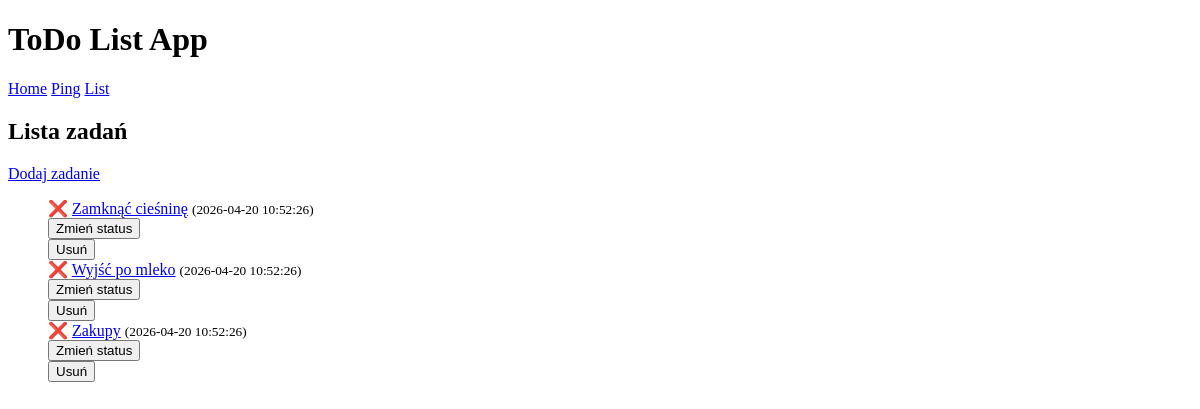
/list_tasks, run on an earlier commit of the app's database.
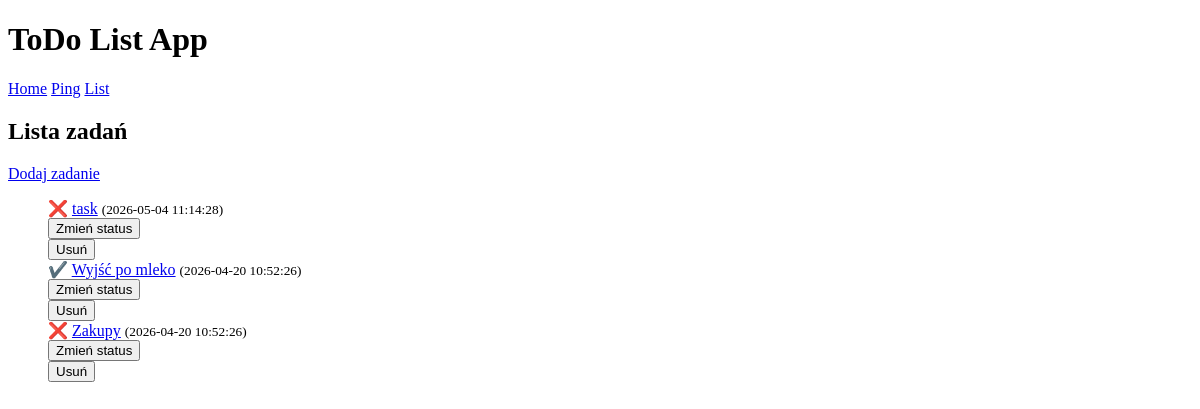
And on a later commit of the database.
### tables this page shows
CREATE TABLE tasks (
id INTEGER PRIMARY KEY AUTOINCREMENT,
title TEXT NOT NULL,
done INTEGER NOT NULL DEFAULT 0 CHECK (done IN (0,1)),
created_at TEXT NOT NULL DEFAULT (datetime('now'))
);

### web/routes.py (the view)
@web.route("/list_tasks")
def list_tasks():
    db = get_db()
    tasks = db.execute("SELECT id, title, done, created_at FROM tasks ORDER BY created_at DESC;").fetchall()
    return render_template("list_tasks.html", tasks = tasks)

### web/routes.py (called while the page is built)
def get_db():
    if "db" not in g:  # g - globalna zmienna flaskowa
        conn = sqlite3.connect(DATABASE)
        conn.row_factory = sqlite3.Row
        conn.execute(
            "PRAGMA foreign_keys = ON;"
        )  # zapytanie włączające obsługę kluczy obcych
        g.db = conn
    return g.db

### templates/list_tasks.html (shortened to what this page needs)
{% extends "index.html" %}
{% block content %}
    <h2>Lista zadań</h2>
    <a href="{{ url_for('web.add_task') }}">Dodaj zadanie</a>
    {% if tasks|length == 0 %}
        <p>Brak zadań.</p>
    {% else %}
        <ul style="list-style-type: none;">
            {% for task in tasks %}
                <li>
                    {% if task["done"] %}
                        ✔️
                    {% else %}
                        ❌
                    {% endif %}
                    <a href="{{url_for('web.task', task_id=task['id'])}}">{{ task["title"] }}</a>
                    <small>({{task["created_at"]}})</small>
                    <form action="{{url_for('web.update_task_status', task_id=task['id'])}}" method="post">
                        <button type="submit">Zmień status</button>
                    </form>
                    <form action="{{url_for('web.delete_task', task_id=task['id'])}}" method="post">
                        <button type="submit">Usuń</button>
                    </form>
                </li>
            {% endfor %}
        </ul>
    {% endif %}
{% endblock %}

### templates/index.html (shortened to what this page needs)
<!DOCTYPE html>
<html lang="pl">
<head>
</head>
<body>
    <header>
        <h1>ToDo List App</h1>
        <a href="{{ url_for('web.index') }}">Home</a>
        <a href="{{ url_for('web.ping_db') }}">Ping</a>
        <a href="{{ url_for('web.list_tasks') }}">List</a>
    </header>
    {% block content %}{% endblock %}
</body>
</html>

What changed in the data, as far as the page shows it:
removed tasks: title "Zamknąć cieśninę", created_at "2026-04-20 10:52:26"
added tasks: title "task", created_at "2026-05-04 11:14:28"
changed tasks "Wyjść po mleko": done "❌" → "✔️"
